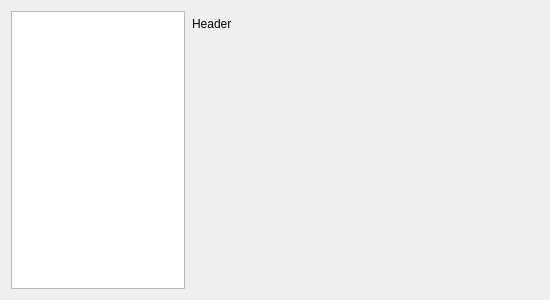
<?xml version="1.0" encoding="UTF-8"?>
<ui version="4.0">
 <class>list_form</class>
 <widget class="QWidget" name="list_form">
  <property name="geometry">
   <rect>
    <x>0</x>
    <y>0</y>
    <width>550</width>
    <height>300</height>
   </rect>
  </property>
  <property name="windowTitle">
   <string>Form</string>
  </property>
  <layout class="QHBoxLayout" name="horizontalLayout_2">
   <item>
    <widget class="QListWidget" name="items">
     <property name="sizePolicy">
      <sizepolicy hsizetype="Maximum" vsizetype="Expanding">
       <horstretch>1</horstretch>
       <verstretch>0</verstretch>
      </sizepolicy>
     </property>
     <property name="baseSize">
      <size>
       <width>0</width>
       <height>0</height>
      </size>
     </property>
     <property name="alternatingRowColors">
      <bool>true</bool>
     </property>
     <property name="resizeMode">
      <enum>QListView::Fixed</enum>
     </property>
     <property name="layoutMode">
      <enum>QListView::SinglePass</enum>
     </property>
     <property name="viewMode">
      <enum>QListView::ListMode</enum>
     </property>
     <property name="uniformItemSizes">
      <bool>true</bool>
     </property>
    </widget>
   </item>
   <item>
    <widget class="QWidget" name="widget" native="true">
     <property name="sizePolicy">
      <sizepolicy hsizetype="Expanding" vsizetype="Preferred">
       <horstretch>2</horstretch>
       <verstretch>0</verstretch>
      </sizepolicy>
     </property>
     <property name="minimumSize">
      <size>
       <width>200</width>
       <height>0</height>
      </size>
     </property>
     <layout class="QVBoxLayout" name="verticalLayout">
      <property name="spacing">
       <number>5</number>
      </property>
      <property name="margin">
       <number>1</number>
      </property>
      <item>
       <layout class="QHBoxLayout" name="horizontalLayout">
        <item>
         <widget class="QLabel" name="header">
          <property name="text">
           <string>Header</string>
          </property>
         </widget>
        </item>
        <item>
         <widget class="QToolButton" name="icon">
          <property name="text">
           <string/>
          </property>
          <property name="autoRaise">
           <bool>true</bool>
          </property>
         </widget>
        </item>
       </layout>
      </item>
      <item>
       <widget class="QStackedWidget" name="pages">
        <property name="sizePolicy">
         <sizepolicy hsizetype="Preferred" vsizetype="Maximum">
          <horstretch>0</horstretch>
          <verstretch>0</verstretch>
         </sizepolicy>
        </property>
        <property name="currentIndex">
         <number>-1</number>
        </property>
       </widget>
      </item>
      <item>
       <layout class="QVBoxLayout" name="widget_layout"/>
      </item>
      <item>
       <spacer name="verticalSpacer">
        <property name="orientation">
         <enum>Qt::Vertical</enum>
        </property>
        <property name="sizeHint" stdset="0">
         <size>
          <width>20</width>
          <height>257</height>
         </size>
        </property>
       </spacer>
      </item>
     </layout>
    </widget>
   </item>
  </layout>
 </widget>
 <resources/>
 <connections/>
</ui>
